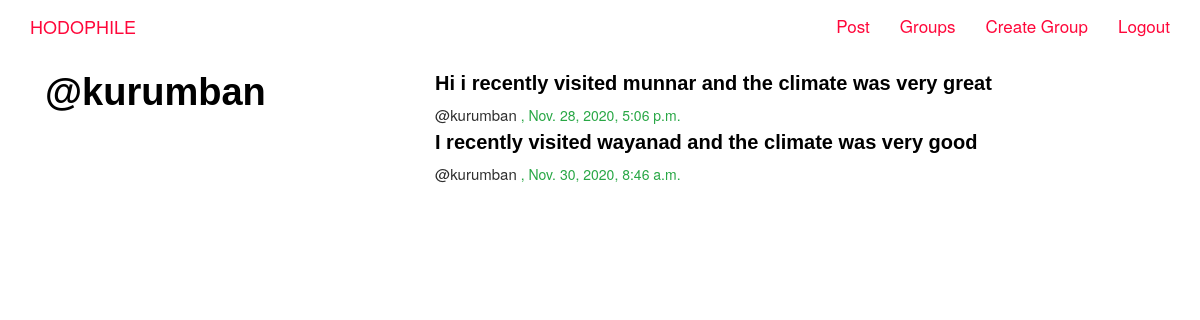
/posts/by/kurumban/ (signed in), run on the app's committed database.
### posts/models.py (models this page shows, shortened)
class Post(models.Model):
    user=models.ForeignKey(User,related_name='posts',on_delete=models.CASCADE)
    created_at=models.DateTimeField(auto_now=True)
    message = models.TextField()
    message_html=models.TextField(editable=False)
    group=models.ForeignKey(Group,related_name='posts',null=True,blank=True,on_delete=models.CASCADE)
    class Meta:
        ordering=['created_at']
        unique_together=['user','message']

### posts/views.py (the view)
# urls.py: path('by/<username>/',views.UserPosts.as_view(),name='for_user'),
class UserPosts(generic.ListView):
    model=models.Post
    template_name='posts/user_post_list.html'
    def get_queryset(self):
        try:
            self.post_user=User.objects.prefetch_related('posts').get(username__iexact=self.kwargs.get('username'))
        except User.DoesNotExist:
            raise Http404
        else:
            return self.post_user.posts.all()
    def get_context_data(self,**kwargs):
        context=super().get_context_data(**kwargs)
        context['post_user']=self.post_user
        return context

### posts/templates/posts/user_post_list.html
{% extends "posts/post-base.html" %}
{% block prepost %}
  <div class="col-md-4">
    <h1>@{{post_user.username}}</h1>
  </div>
{% endblock %}
{% block post_content %}
  <div class="col-md-8">
    {% for post in post_list %}
    {% include "posts/_post.html" %}
    {% endfor %}
  </div>
{% endblock %}

### posts/templates/posts/_post.html (shortened to what this page needs)
<div class="post-media">
  {% if user.is_authenticated and post.user == user %}
  <h4 style="color: red; font-size: 20px;">{{post.message|safe}}</h4>
  {% else %}
  <h4 style="font-size: 20px;"> {{post.message|safe}}</h4>
  {% endif %}
  <p style="margin-bottom: 1px;" class="username"><a href="{% url 'posts:for_user' username=post.user.username %}" style="font-size: 15px; margin-bottom: 25px;">@{{post.user.username}}</a> ,      {{post.created_at}}</p>
  <div class="media-body">
  </div>
</div>

### static/simplesocial/css/master.css (style rules this page uses)
body { background-color: black; }
.mycontent h2,h3,h6,h1 { color:#000000; font-size:30px; margin-bottom: 1em; }
.mycontent p { color:#28a745; }
.mycontent h4,h5 { color:#000000; font-size: 30px; }
.post-media { float:right; }

### static/simplesocial/css/style.css (style rules this page uses)
body, html { overflow-x:hidden; }
a { text-decoration: none; color: #2f2f2f; }
h1, h2, h3, h4, h5, h6 { font-family: 'Poppins', sans-serif; font-weight: 700; margin-top: 0; }
h1 { font-size: 38px; }
h4 { font-size: 22px; }

### data on the page
Post: message "Hi i recently visited munnar and the climate was very great", user.username "kurumban", created_at "Nov. 28, 2020, 5:06 p.m."
Post: message "I recently visited wayanad and the climate was very good", user.username "kurumban", created_at "Nov. 30, 2020, 8:46 a.m."

### other printed values
{{ post_user.username }} "kurumban"
